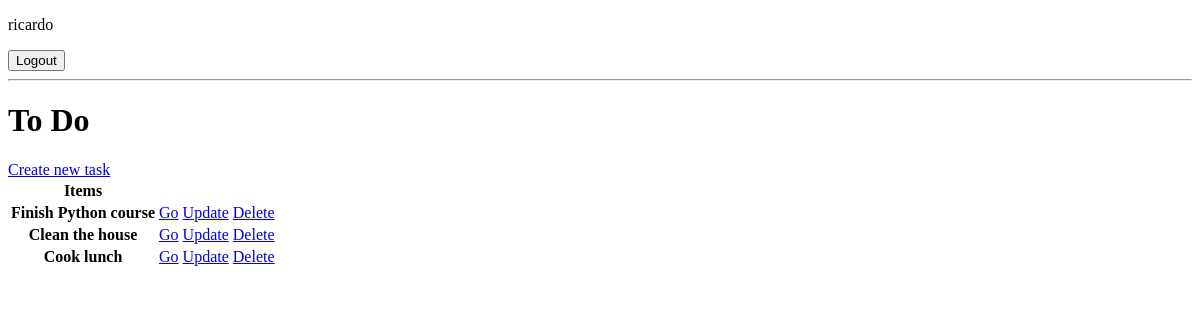
The app's page / (signed in), older data.
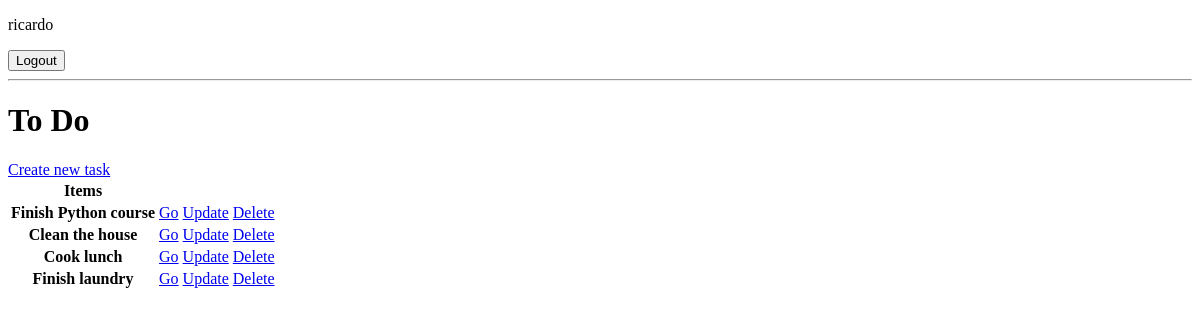
The same page, newer data.
### base/models.py (models this page shows, shortened)
class Task(models.Model):
    user = models.ForeignKey(User,
                             on_delete=models.CASCADE,
                             null=True,
                             blank=True)
    title = models.CharField(max_length=200)
    description = models.TextField(null=True,
                                   blank=True)
    complete = models.BooleanField(default=False)
    created = models.DateTimeField(auto_now_add=True)
    class Goal:
        ordering = ['complete']

### base/views.py (the view)
# urls.py: urlpatterns = [path('', ListToDo.as_view(), name='tasks'),
class  ListToDo(LoginRequiredMixin, ListView):
    model = Task
    context_object_name = 'tasks'

### base/templates/base/task_list.html (shortened to what this page needs)
<!DOCTYPE html>
<html lang="en">
<head>
</head>
<body>
    {% if request.user.is_authenticated %}
        <p>{{request.user}}</p>
        <form action="{% url 'logout' %}" method="post">
                  <button type="submit" class="btn btn-info">Logout</button>
        </form>
    {% else %}
        <a href="{% url 'login'  %}">Login</a>
    {% endif %}
    <hr>
    <h1>To Do</h1>
    <a href="{% url 'create-task' %}">Create new task</a>
    <table>
        <tr>
            <th>
                Items
            </th>
            <th></th>
            <th></th>
        </tr>
        {% for task in tasks %}
        <tr>
            <th>{{task.title}}</th>
            <td><a href="{% url 'task' task.id %}">Go</a></td>
            <td><a href="{% url 'update-task' task.id %}">Update</a></td>
            <td><a href="{% url 'delete-task' task.id %}">Delete</a></td>
        </tr>
        {% empty %}
        <h3>No items in this list</h3>
        {% endfor %}
    </table>
</body>
</html>

Row changes from the older to the newer data that the page shows:
added Task: title "Finish laundry"
